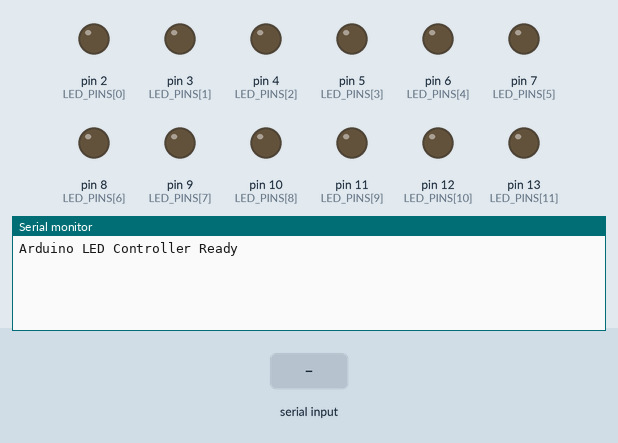
Recording of a sketch running on a simulated Arduino Uno, built with avr-gcc and run on an emulated ATmega328P. Parts: output pins drawn as LEDs (lit = HIGH), the last lines printed to the serial monitor. Inputs (shaded band) come from the test bench.

Above: at 1.2 s.
1.3 s: "ON:1\n" received over Serial
At 2.2 s:
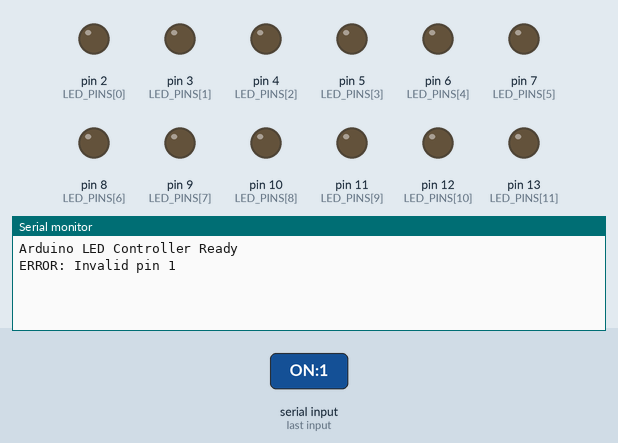
2.8 s: "ON\n" received over Serial
At 3.3 s:
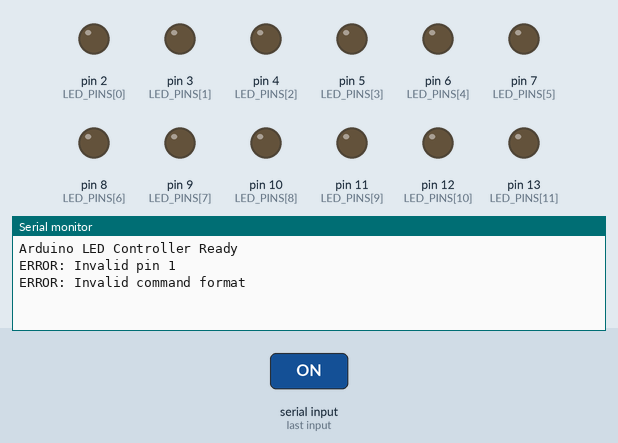

The sketch:

arduino_led_controller.ino
```cpp
/*
 * Arduino UNO LED Controller
 * Управляет 12 светодиодами по командам от Python приложения
 *
 * Команды:
 * - "ON:X" - включить светодиод на пине X
 * - "OFF:X" - выключить светодиод на пине X
 *
 * Подключение: пины D2-D13 (12 светодиодов)
 * Arduino UNO имеет те же цифровые пины 2-13, что и Nano
 */

// Массив пинов для 12 светодиодов
const int LED_PINS[] = {2, 3, 4, 5, 6, 7, 8, 9, 10, 11, 12, 13};
const int NUM_LEDS = 12;

void setup()
{
    // Инициализация последовательного порта
    Serial.begin(9600);

    // Настройка всех пинов как выходы и выключение всех светодиодов
    for (int i = 0; i < NUM_LEDS; i++)
    {
        pinMode(LED_PINS[i], OUTPUT);
        digitalWrite(LED_PINS[i], LOW);
    }

    Serial.println("Arduino LED Controller Ready");
}

void loop()
{
    // Проверяем наличие данных в последовательном порту
    if (Serial.available() > 0)
    {
        String command = Serial.readStringUntil('\n');
        command.trim(); // Удаляем пробелы и символы переноса строки

        processCommand(command);
    }
}

void processCommand(String command)
{
    // Разбираем команду формата "ON:X" или "OFF:X"
    int separatorIndex = command.indexOf(':');

    if (separatorIndex == -1)
    {
        Serial.println("ERROR: Invalid command format");
        return;
    }

    String action = command.substring(0, separatorIndex);
    int pin = command.substring(separatorIndex + 1).toInt();

    // Проверяем, что пин существует в нашем массиве
    bool validPin = false;
    for (int i = 0; i < NUM_LEDS; i++)
    {
        if (LED_PINS[i] == pin)
        {
            validPin = true;
            break;
        }
    }

    if (!validPin)
    {
        Serial.print("ERROR: Invalid pin ");
        Serial.println(pin);
        return;
    }

    // Выполняем команду
    if (action == "ON")
    {
        digitalWrite(pin, HIGH);
        Serial.print("OK: LED on pin ");
        Serial.print(pin);
        Serial.println(" turned ON");
    }
    else if (action == "OFF")
    {
        digitalWrite(pin, LOW);
        Serial.print("OK: LED on pin ");
        Serial.print(pin);
        Serial.println(" turned OFF");
    }
    else
    {
        Serial.print("ERROR: Unknown action ");
        Serial.println(action);
    }
}
```

Measured:
- after the input at 1.3 s, the serial monitor: prints a new line at once (image 1)
- after the input at 2.8 s, the serial monitor: prints a new line at once (image 2)
